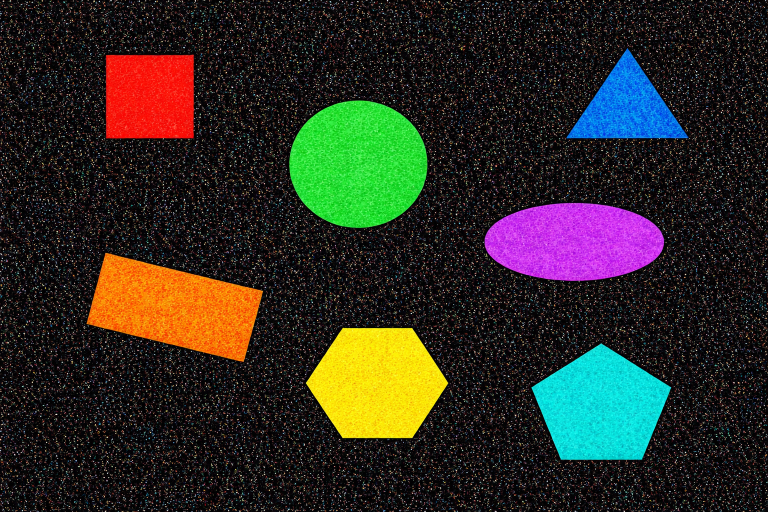
#> input picture OptoElectronique/TP/2026/bloc_VI/codes/step_by_step/_data/formes_bruit.png, 1536 x 1024 px (shown at 1/2 size)
$ python 24_couleur_hsv.py
#> lines starting #> are read from the running program, lines starting #| are printed output that depends on the picture
import cv2
import numpy as np
from matplotlib import pyplot as plt

img_rgb_v = cv2.imread('./_data/formes_bruit.png')
#> img_rgb_v is the input picture: shape (1024, 1536, 3); mean B, G, R 35, 43.8, 45.4
zone_vert_rgb = img_rgb_v[250:350, 700:800, :]
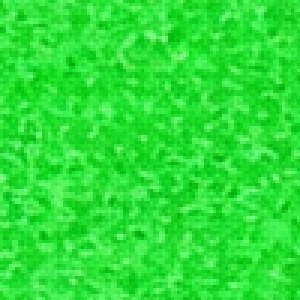
#> zone_vert_rgb: shape (100, 100, 3) (shown 3 times larger); mean B, G, R 55.6, 224.1, 43.1
img_hsv = cv2.cvtColor(img_rgb_v, cv2.COLOR_BGR2HSV)
#> img_hsv: shape (1024, 1536, 3); mean H, S, V 93.6, 159.8, 64.7
zone_vert_hsv = img_hsv[250:350, 700:800, :]
#> zone_vert_hsv: shape (100, 100, 3); mean H, S, V 62.1, 207.2, 224.1

img_rgb_b = cv2.imread('./_data/forms_vi.png')
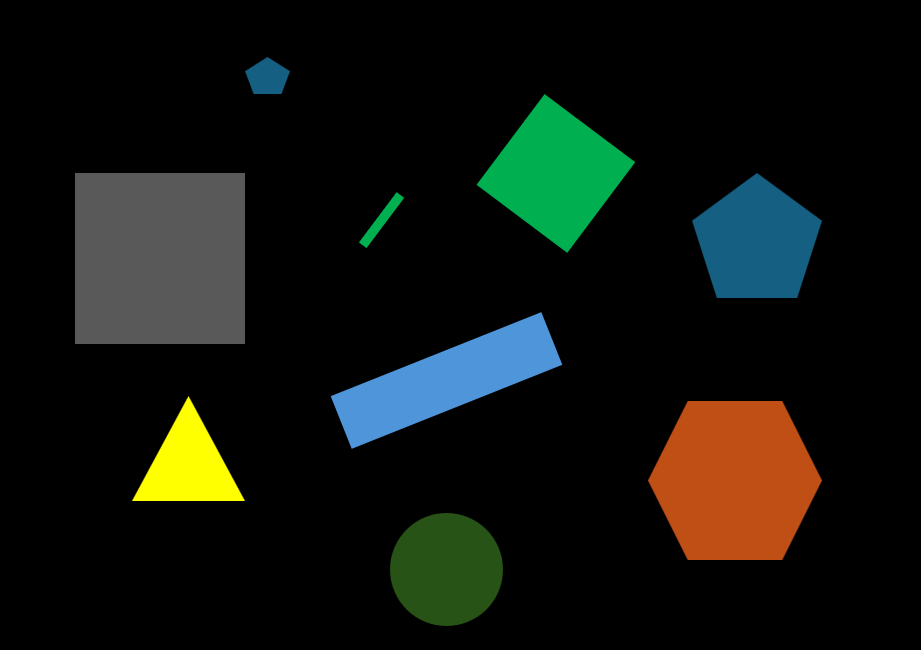
#> input picture OptoElectronique/TP/2026/bloc_VI/codes/step_by_step/_data/forms_vi.png, 921 x 650 px
#> img_rgb_b is the input picture: shape (650, 921, 3); mean B, G, R 14.6, 20.2, 16.5
zone_bleu_rgb = img_rgb_b[430:510, 700:780, :]
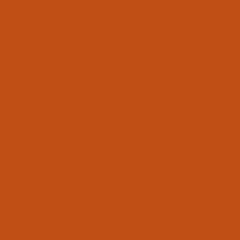
#> zone_bleu_rgb: shape (80, 80, 3) (shown 3 times larger); mean B, G, R 21, 79, 192
img_hsv = cv2.cvtColor(img_rgb_b, cv2.COLOR_BGR2HSV)
#> img_hsv: shape (650, 921, 3); mean H, S, V 7.7, 27.9, 26.4
zone_bleu_hsv = img_hsv[430:510, 700:780, :]
#> zone_bleu_hsv: shape (80, 80, 3); mean H, S, V 10, 227, 192


histogram_v_rgb = cv2.calcHist([zone_vert_rgb], [2], None, [256], [0, 256])
#> histogram_v_rgb = 256 values, max 216 at index 34, min 0 at index 0, mean 39.06
histogram_v_hsv = cv2.calcHist([zone_vert_hsv], [0], None, [256], [0, 256])
#> histogram_v_hsv = 256 values, max 5917 at index 62, min 0 at index 0, mean 39.06

histogram_b_rgb = cv2.calcHist([zone_bleu_rgb], [2], None, [256], [0, 256])
#> histogram_b_rgb = 256 values, max 6400 at index 192, min 0 at index 0, mean 25
histogram_b_hsv = cv2.calcHist([zone_bleu_hsv], [0], None, [256], [0, 256])
#> histogram_b_hsv = 256 values, max 6400 at index 10, min 0 at index 0, mean 25

# =========================
#   AFFICHAGE
# =========================
fig, ax = plt.subplots(nrows=2, ncols=3)
ax[0,0].imshow(img_rgb_b)
ax[0,0].set_title('Initial RGB Image / Blue')
ax[0,1].imshow(zone_bleu_rgb)
ax[0,1].set_title('Blue zone')
ax[0,2].plot(histogram_b_rgb, label='RGB')
ax[0,2].plot(histogram_b_hsv, label='HSV')
ax[0,2].set_title('Histogramme / Blue zone')
ax[1,0].imshow(img_rgb_v)
ax[1,0].set_title('Initial RGB Image / Green')
ax[1,1].imshow(zone_vert_rgb)
ax[1,1].set_title('Green zone')
ax[1,2].plot(histogram_v_rgb, label='RGB')
ax[1,2].plot(histogram_v_hsv, label='HSV')
ax[1,2].legend()
ax[1,2].set_title('Histogramme / Green zone')
plt.show()
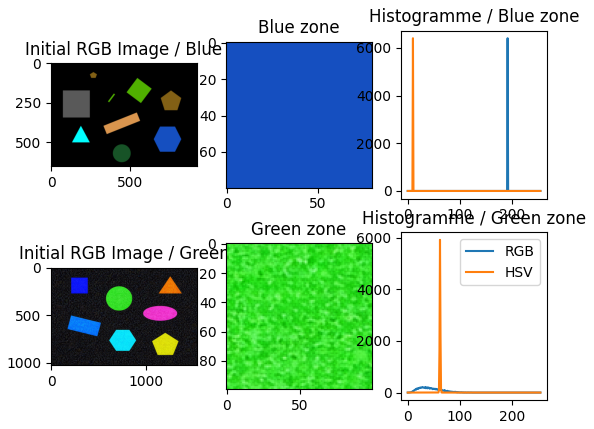
#> figure drawn by matplotlib, 6 panels; B, G, R data is drawn as R, G, B; panel 3: curve peaks at x = 192, y = 6400; panel 3: curve peaks at x = 10, y = 6400; panel 6: curve peaks at x = 34, y = 216; panel 6: curve peaks at x = 62, y = 5917
